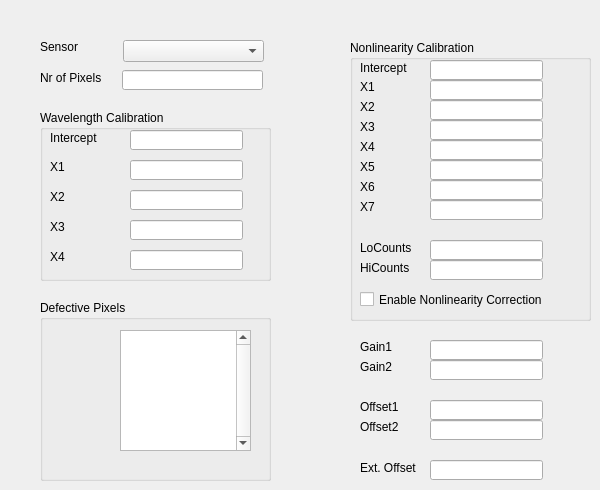
   <widget class="QWidget" name="DetectorTab">
    <attribute name="title">
     <string>Detector</string>
    </attribute>
    <widget class="QComboBox" name="SensorComboBox">
     <property name="geometry">
      <rect>
       <x>123</x>
       <y>40</y>
       <width>141</width>
       <height>22</height>
      </rect>
     </property>
    </widget>
    <widget class="QLineEdit" name="NrPixelsEdt">
     <property name="geometry">
      <rect>
       <x>122</x>
       <y>70</y>
       <width>141</width>
       <height>20</height>
      </rect>
     </property>
    </widget>
    <widget class="QGroupBox" name="groupBox">
     <property name="geometry">
      <rect>
       <x>40</x>
       <y>110</y>
       <width>231</width>
       <height>171</height>
      </rect>
     </property>
     <property name="title">
      <string>Wavelength Calibration</string>
     </property>
     <widget class="QLineEdit" name="WavCalInterceptEdt">
      <property name="geometry">
       <rect>
        <x>90</x>
        <y>20</y>
        <width>113</width>
        <height>20</height>
       </rect>
      </property>
     </widget>
     <widget class="QLineEdit" name="WavCalX1Edt">
      <property name="geometry">
       <rect>
        <x>90</x>
        <y>50</y>
        <width>113</width>
        <height>20</height>
       </rect>
      </property>
     </widget>
     <widget class="QLineEdit" name="WavCalX2Edt">
      <property name="geometry">
       <rect>
        <x>90</x>
        <y>80</y>
        <width>113</width>
        <height>20</height>
       </rect>
      </property>
     </widget>
     <widget class="QLineEdit" name="WavCalX3Edt">
      <property name="geometry">
       <rect>
        <x>90</x>
        <y>110</y>
        <width>113</width>
        <height>20</height>
       </rect>
      </property>
     </widget>
     <widget class="QLineEdit" name="WavCalX4Edt">
      <property name="geometry">
       <rect>
        <x>90</x>
        <y>140</y>
        <width>113</width>
        <height>20</height>
       </rect>
      </property>
     </widget>
     <widget class="QGroupBox" name="groupBox_2">
      <property name="geometry">
       <rect>
        <x>30</x>
        <y>200</y>
        <width>231</width>
        <height>161</height>
       </rect>
      </property>
      <property name="title">
       <string>GroupBox</string>
      </property>
     </widget>
     <widget class="QLabel" name="label_7">
      <property name="geometry">
       <rect>
        <x>10</x>
        <y>20</y>
        <width>71</width>
        <height>16</height>
       </rect>
      </property>
      <property name="text">
       <string>Intercept</string>
      </property>
     </widget>
     <widget class="QLabel" name="label_8">
      <property name="geometry">
       <rect>
        <x>10</x>
        <y>50</y>
        <width>46</width>
        <height>14</height>
       </rect>
      </property>
      <property name="text">
       <string>X1</string>
      </property>
     </widget>
     <widget class="QLabel" name="label_9">
      <property name="geometry">
       <rect>
        <x>10</x>
        <y>80</y>
        <width>46</width>
        <height>14</height>
       </rect>
      </property>
      <property name="text">
       <string>X2</string>
      </property>
     </widget>
     <widget class="QLabel" name="label_10">
      <property name="geometry">
       <rect>
        <x>10</x>
        <y>110</y>
        <width>46</width>
        <height>14</height>
       </rect>
      </property>
      <property name="text">
       <string>X3</string>
      </property>
     </widget>
     <widget class="QLabel" name="label_11">
      <property name="geometry">
       <rect>
        <x>10</x>
        <y>140</y>
        <width>46</width>
        <height>14</height>
       </rect>
      </property>
      <property name="text">
       <string>X4</string>
      </property>
     </widget>
    </widget>
    <widget class="QGroupBox" name="groupBox_3">
     <property name="geometry">
      <rect>
       <x>350</x>
       <y>40</y>
       <width>241</width>
       <height>281</height>
      </rect>
     </property>
     <property name="title">
      <string>Nonlinearity Calibration</string>
     </property>
     <widget class="QLineEdit" name="NonLinInterceptEdt">
      <property name="geometry">
       <rect>
        <x>80</x>
        <y>20</y>
        <width>113</width>
        <height>20</height>
       </rect>
      </property>
     </widget>
     <widget class="QLineEdit" name="NonLinX1Edt">
      <property name="geometry">
       <rect>
        <x>80</x>
        <y>40</y>
        <width>113</width>
        <height>20</height>
       </rect>
      </property>
     </widget>
     <widget class="QLineEdit" name="NonLinX2Edt">
      <property name="geometry">
       <rect>
        <x>80</x>
        <y>60</y>
        <width>113</width>
        <height>20</height>
       </rect>
      </property>
     </widget>
     <widget class="QLineEdit" name="NonLinX3Edt">
      <property name="geometry">
       <rect>
        <x>80</x>
        <y>80</y>
        <width>113</width>
        <height>20</height>
       </rect>
      </property>
     </widget>
     <widget class="QLineEdit" name="NonLinX4Edt">
      <property name="geometry">
       <rect>
        <x>80</x>
        <y>100</y>
        <width>113</width>
        <height>20</height>
       </rect>
      </property>
     </widget>
     <widget class="QLineEdit" name="NonLinX5Edt">
      <property name="geometry">
       <rect>
        <x>80</x>
        <y>120</y>
        <width>113</width>
        <height>20</height>
       </rect>
      </property>
     </widget>
     <widget class="QLineEdit" name="NonLinX6Edt">
      <property name="geometry">
       <rect>
        <x>80</x>
        <y>140</y>
        <width>113</width>
        <height>20</height>
       </rect>
      </property>
     </widget>
     <widget class="QLineEdit" name="NonLinX7Edt">
      <property name="geometry">
       <rect>
        <x>80</x>
        <y>160</y>
        <width>113</width>
        <height>20</height>
       </rect>
      </property>
     </widget>
     <widget class="QLineEdit" name="LoCountsEdt">
      <property name="geometry">
       <rect>
        <x>80</x>
        <y>200</y>
        <width>113</width>
        <height>20</height>
       </rect>
      </property>
     </widget>
     <widget class="QLineEdit" name="HiCountsEdt">
      <property name="geometry">
       <rect>
        <x>80</x>
        <y>220</y>
        <width>113</width>
        <height>20</height>
       </rect>
      </property>
     </widget>
     <widget class="QCheckBox" name="NonLinEnableChk">
      <property name="geometry">
       <rect>
        <x>10</x>
        <y>250</y>
        <width>211</width>
        <height>19</height>
       </rect>
      </property>
      <property name="text">
       <string>Enable Nonlinearity Correction</string>
      </property>
     </widget>
     <widget class="QLabel" name="label_12">
      <property name="geometry">
       <rect>
        <x>10</x>
        <y>20</y>
        <width>61</width>
        <height>16</height>
       </rect>
      </property>
      <property name="text">
       <string>Intercept</string>
      </property>
     </widget>
     <widget class="QLabel" name="label_13">
      <property name="geometry">
       <rect>
        <x>10</x>
        <y>40</y>
        <width>46</width>
        <height>14</height>
       </rect>
      </property>
      <property name="text">
       <string>X1</string>
      </property>
     </widget>
     <widget class="QLabel" name="label_14">
      <property name="geometry">
       <rect>
        <x>10</x>
        <y>60</y>
        <width>46</width>
        <height>14</height>
       </rect>
      </property>
      <property name="text">
       <string>X2</string>
      </property>
     </widget>
     <widget class="QLabel" name="label_15">
      <property name="geometry">
       <rect>
        <x>10</x>
        <y>80</y>
        <width>46</width>
        <height>14</height>
       </rect>
      </property>
      <property name="text">
       <string>X3</string>
      </property>
     </widget>
     <widget class="QLabel" name="label_16">
      <property name="geometry">
       <rect>
        <x>10</x>
        <y>100</y>
        <width>46</width>
        <height>14</height>
       </rect>
      </property>
      <property name="text">
       <string>X4</string>
      </property>
     </widget>
     <widget class="QLabel" name="label_17">
      <property name="geometry">
       <rect>
        <x>10</x>
        <y>120</y>
        <width>46</width>
        <height>14</height>
       </rect>
      </property>
      <property name="text">
       <string>X5</string>
      </property>
     </widget>
     <widget class="QLabel" name="label_18">
      <property name="geometry">
       <rect>
        <x>10</x>
        <y>140</y>
        <width>46</width>
        <height>14</height>
       </rect>
      </property>
      <property name="text">
       <string>X6</string>
      </property>
     </widget>
     <widget class="QLabel" name="label_19">
      <property name="geometry">
       <rect>
        <x>10</x>
        <y>160</y>
        <width>46</width>
        <height>14</height>
       </rect>
      </property>
      <property name="text">
       <string>X7</string>
      </property>
     </widget>
     <widget class="QLabel" name="label_20">
      <property name="geometry">
       <rect>
        <x>10</x>
        <y>200</y>
        <width>61</width>
        <height>16</height>
       </rect>
      </property>
      <property name="text">
       <string>LoCounts</string>
      </property>
     </widget>
     <widget class="QLabel" name="label_21">
      <property name="geometry">
       <rect>
        <x>10</x>
        <y>220</y>
        <width>61</width>
        <height>16</height>
       </rect>
      </property>
      <property name="text">
       <string>HiCounts</string>
      </property>
     </widget>
    </widget>
    <widget class="QGroupBox" name="groupBox_4">
     <property name="geometry">
      <rect>
       <x>40</x>
       <y>300</y>
       <width>231</width>
       <height>181</height>
      </rect>
     </property>
     <property name="title">
      <string>Defective Pixels</string>
     </property>
     <widget class="QTextEdit" name="DefectEdt">
      <property name="geometry">
       <rect>
        <x>80</x>
        <y>30</y>
        <width>131</width>
        <height>121</height>
       </rect>
      </property>
      <property name="verticalScrollBarPolicy">
       <enum>Qt::ScrollBarAlwaysOn</enum>
      </property>
     </widget>
    </widget>
    <widget class="QLineEdit" name="Gain1Edt">
     <property name="geometry">
      <rect>
       <x>430</x>
       <y>340</y>
       <width>113</width>
       <height>20</height>
      </rect>
     </property>
    </widget>
    <widget class="QLineEdit" name="Gain2Edt">
     <property name="geometry">
      <rect>
       <x>430</x>
       <y>360</y>
       <width>113</width>
       <height>20</height>
      </rect>
     </property>
    </widget>
    <widget class="QLineEdit" name="Offset1Edt">
     <property name="geometry">
      <rect>
       <x>430</x>
       <y>400</y>
       <width>113</width>
       <height>20</height>
      </rect>
     </property>
    </widget>
    <widget class="QLineEdit" name="Offset2Edt">
     <property name="geometry">
      <rect>
       <x>430</x>
       <y>420</y>
       <width>113</width>
       <height>20</height>
      </rect>
     </property>
    </widget>
    <widget class="QLineEdit" name="ExtOffsetEdt">
     <property name="geometry">
      <rect>
       <x>430</x>
       <y>460</y>
       <width>113</width>
       <height>20</height>
      </rect>
     </property>
    </widget>
    <widget class="QLabel" name="label_4">
     <property name="geometry">
      <rect>
       <x>40</x>
       <y>40</y>
       <width>46</width>
       <height>14</height>
      </rect>
     </property>
     <property name="text">
      <string>Sensor</string>
     </property>
    </widget>
    <widget class="QLabel" name="label_5">
     <property name="geometry">
      <rect>
       <x>40</x>
       <y>70</y>
       <width>71</width>
       <height>16</height>
      </rect>
     </property>
     <property name="text">
      <string>Nr of Pixels</string>
     </property>
    </widget>
    <widget class="QLabel" name="label_22">
     <property name="geometry">
      <rect>
       <x>360</x>
       <y>340</y>
       <width>46</width>
       <height>14</height>
      </rect>
     </property>
     <property name="text">
      <string>Gain1</string>
     </property>
    </widget>
    <widget class="QLabel" name="label_23">
     <property name="geometry">
      <rect>
       <x>360</x>
       <y>360</y>
       <width>46</width>
       <height>14</height>
      </rect>
     </property>
     <property name="text">
      <string>Gain2</string>
     </property>
    </widget>
    <widget class="QLabel" name="label_24">
     <property name="geometry">
      <rect>
       <x>360</x>
       <y>400</y>
       <width>46</width>
       <height>14</height>
      </rect>
     </property>
     <property name="text">
      <string>Offset1</string>
     </property>
    </widget>
    <widget class="QLabel" name="label_25">
     <property name="geometry">
      <rect>
       <x>360</x>
       <y>420</y>
       <width>46</width>
       <height>14</height>
      </rect>
     </property>
     <property name="text">
      <string>Offset2</string>
     </property>
    </widget>
    <widget class="QLabel" name="label_26">
     <property name="geometry">
      <rect>
       <x>360</x>
       <y>460</y>
       <width>71</width>
       <height>16</height>
      </rect>
     </property>
     <property name="text">
      <string>Ext. Offset</string>
     </property>
    </widget>
   </widget>
